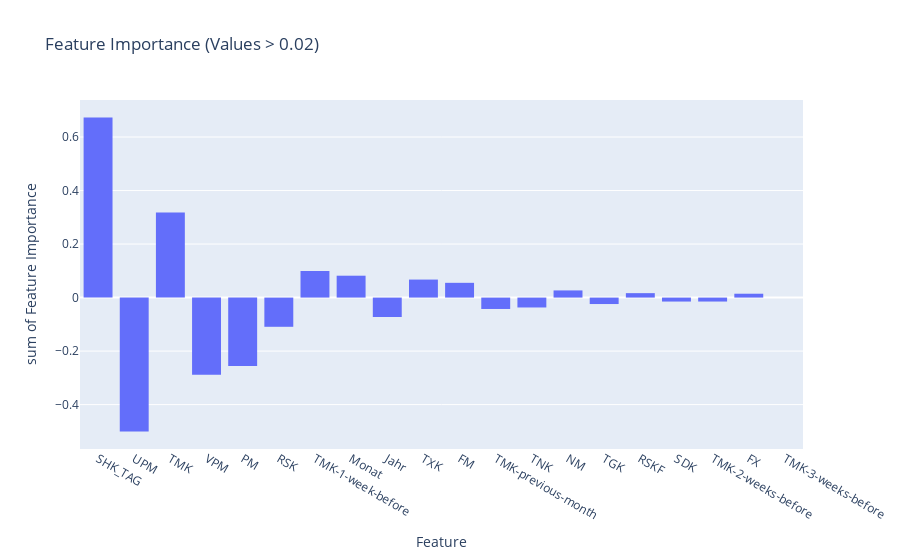

The code cell stored with this chart in its notebook:
### Code cell
# Beste Ridge-Regression-Instanz aus der GridSearchCV
best_ridge_model = gs_ridge.best_estimator_['ridge']

# Extrahiere die Koeffizienten
ridge_coefficients = best_ridge_model.coef_

# Füge das Datum zur Liste der Features hinzu
features = ['Jahr'] + ['Monat'] + features_to_scale

# DataFrame für die Koeffizienten erstellen
ridge_coefficients_df = pd.DataFrame({
    'Feature': features,
    'Coefficient': ridge_coefficients
})

# Sortiere das DataFrame nach Koeffizientenbetrag absteigend
ridge_coefficients_df = ridge_coefficients_df.reindex(ridge_coefficients_df['Coefficient'].abs().sort_values(ascending=False).index)

# Visualisierung der Koeffizienten
fig = px.histogram(ridge_coefficients_df, x='Feature', y='Coefficient', labels={'Coefficient': 'Feature Importance'}, title='Feature Importance (Values > 0.02)')
fig.show()

### Figure 1 — Plotly figure (JSON) as saved in the notebook; plotly's stock layout.template omitted (floating-point values rounded to 4 significant figures)
{"data": [{"alignmentgroup": "True", "bingroup": "x", "histfunc": "sum", "hovertemplate": "Feature=%{x}<br>sum of Feature Importance=%{y}<extra></extra>", "legendgroup": "", "marker": {"color": "#636efa", "pattern": {"shape": ""}}, "name": "", "offsetgroup": "", "orientation": "v", "showlegend": false, "type": "histogram", "x": ["SHK_TAG", "UPM", "TMK", "VPM", "PM", "RSK", "TMK-1-week-before", "Monat", "Jahr", "TXK", "FM", "TMK-previous-month", "TNK", "NM", "TGK", "RSKF", "SDK", "TMK-2-weeks-before", "FX", "TMK-3-weeks-before"], "xaxis": "x", "y": [0.6732, -0.5007, 0.318, -0.2887, -0.256, -0.1092, 0.09938, 0.08178, -0.07266, 0.06734, 0.05518, -0.04254, -0.037, 0.02674, -0.02414, 0.01656, -0.0148, -0.01478, 0.01444, 0.0001402], "yaxis": "y"}], "layout": {"barmode": "relative", "legend": {"tracegroupgap": 0}, "title": {"text": "Feature Importance (Values > 0.02)"}, "xaxis": {"anchor": "y", "domain": [0, 1], "title": {"text": "Feature"}}, "yaxis": {"anchor": "x", "domain": [0, 1], "title": {"text": "sum of Feature Importance"}}}}
